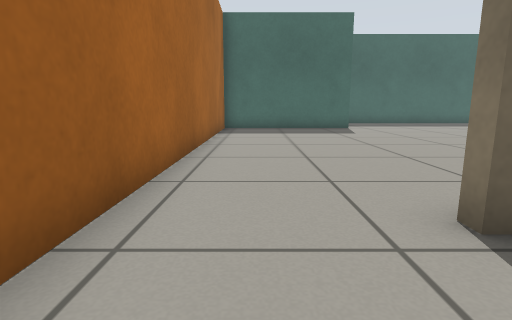
view 1 (above)

16 first-person views from a walk through a Gazebo world. The camera is 0.5 m above the floor, tilts 10° down and sees 80° across. The floor is counted in squares, 0.5 m on a side. Each view is taken from the middle of a square. On the plan, view 1 faces up. The plan holds only what a view shows up to about 12 squares ahead; the rest is blank.

view 2
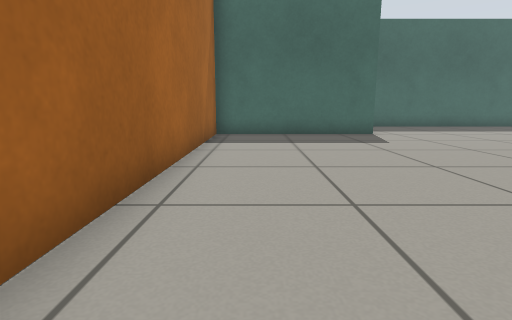

view 3
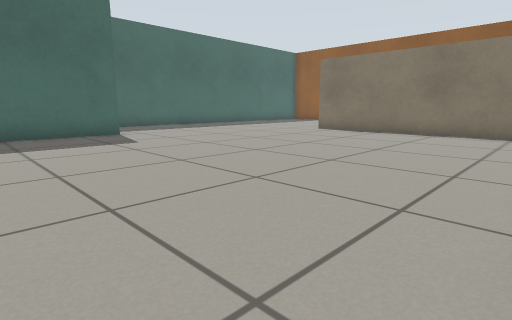

view 4
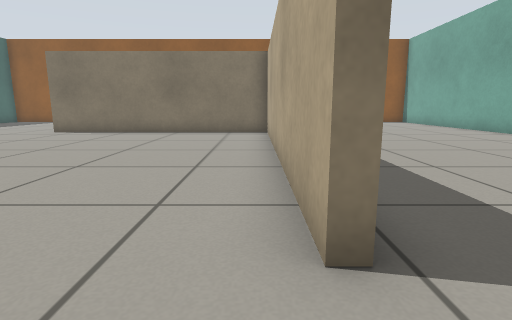

view 5
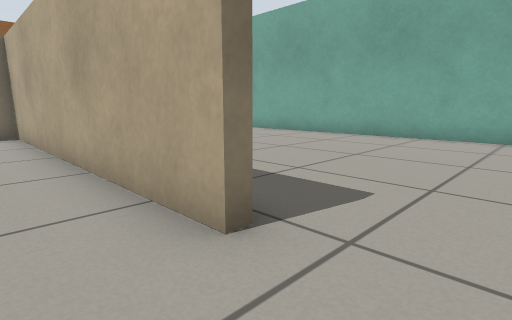

view 6
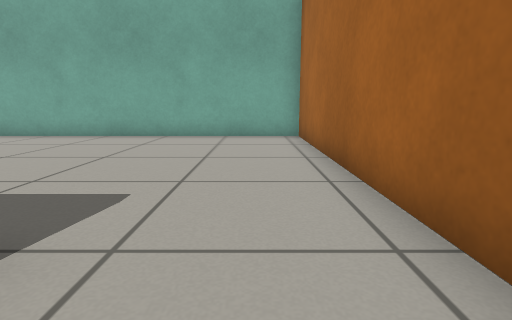

view 7
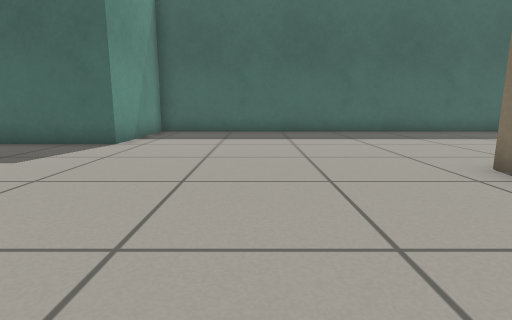

view 8
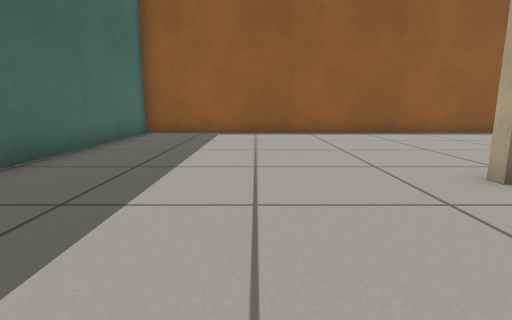

view 9
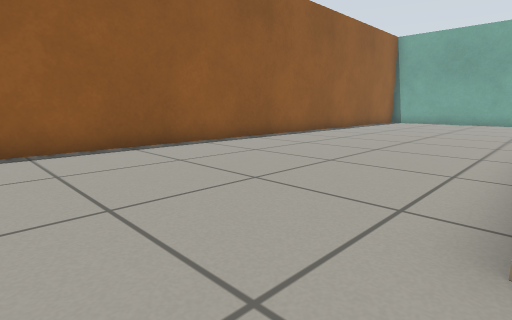

view 10
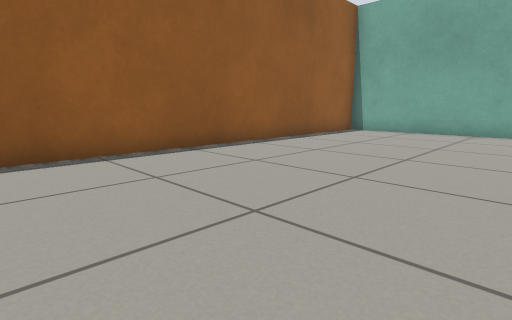

view 11
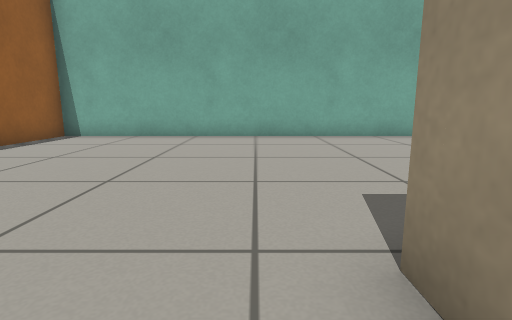

view 12
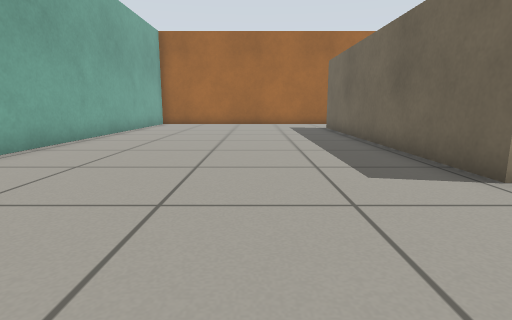

view 13
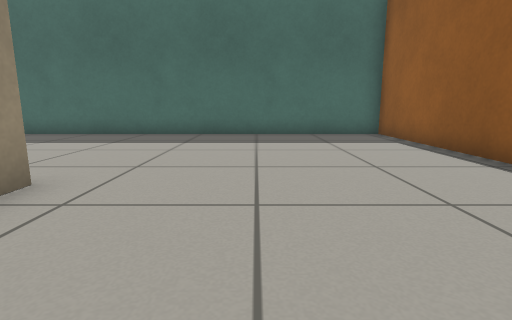

view 14
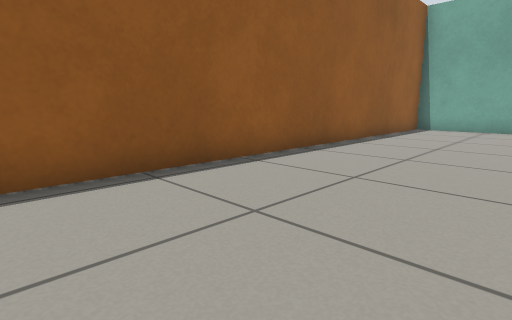

view 15
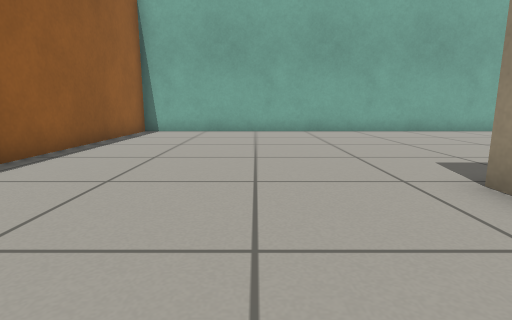

view 16
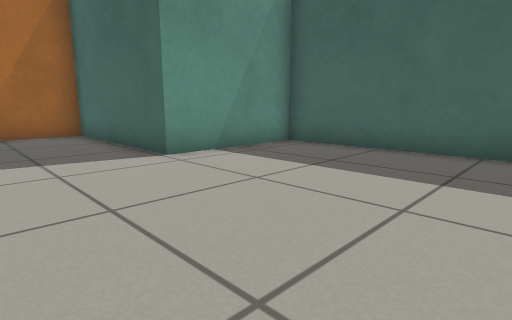

### Floor plan
Points are (right, up) in squares from view 1. A wall is a line through its corners. A room is listed if a view was taken in it or the views show most of it. See-through windows are left out.
Room 1 (views 1, 2, 3, 4, 5, 6, 7, 8, 9, 10, 11, 12, 13, 14, 15, 16)
walls: (12.1, 3.1) (12.1, 2.3) (1.8, 2.3); (12.1, 10.9) (12.1, 10.2); (1.8, 2.6) (11.8, 2.6) (11.8, 10.9); (4.3, 14.1) (-1.4, 14.1) (-1.4, -6.3) (19.5, -6.3) (19.5, 18.1) (4.3, 18.1) (4.3, 14.1)

Positions as (right, up) in squares from view 1, and headings:
1: (0, 0), facing up
2: (0, 3), facing up
3: (0, 3), facing up-right
4: (0, 3), facing right
5: (0, 4), facing down-right
6: (0, 4), facing down
7: (8, 6), facing up
8: (8, 14), facing right
9: (12, 13), facing down-right
10: (13, 6), facing down-right
11: (13, 4), facing down
12: (16, -1), facing left
13: (15, 7), facing up
14: (15, 8), facing down-right
15: (15, 6), facing down
16: (10, 11), facing up-left
